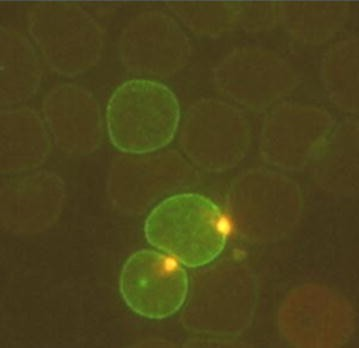
#> input picture Denoising/image1.jpg, 359 x 348 px, found by its file name
$ jupyter execute Denoising_microscope_images_in_Python.ipynb
#> lines starting #> are read from the running program, lines starting #| are printed output that depends on the picture
#Denoising microscope images in Python

We want to extract relevant information from our images — for example, the distribution of mitochondria or nuclei. Ultimately, our goal is to obtain quantitative information from these images. High levels of signal noise are usually not necessary for this purpose; if we can obtain the same information from low-noise images, that would be preferable. So the key question is: how can we effectively clean the images and reduce noise?

Note: digital filters are nothing but a convloution between kernel and your image. Convolution is nothing but a multiplication of two arrays that are different size. A kernel is a small matrix, for ex: 3x3 and our image is much larger matrix. We do this convolution by multiplying these two arrays. Kernel can be a linear filter: like in a Gausiian filter. Other kind of filter in non-linear: one example is medium filter. Non linear filter preserve edges. Non-local means: you can check for more information here: https://scikit-image.org/docs/0.25.x/auto_examples/filters/plot_nonlocal_means.html

[cell 1]
import numpy
from matplotlib import pyplot as plt

def gaussian_kernel(size, size_y=None):
    size = int(size)
    if not size_y:
        size_y = size
    else:
        size_y = int(size_y)
    x, y = numpy.mgrid[-size:size+1, -size_y:size_y+1]
    g = numpy.exp(-(x**2/float(size)+y**2/float(size_y)))
    return g / g.sum()

[cell 2]
gaussian_kernel_array = gaussian_kernel(1)
print(gaussian_kernel_array)
plt.imshow(gaussian_kernel_array, cmap=plt.get_cmap('jet'), interpolation='nearest')
plt.colorbar()
plt.show()
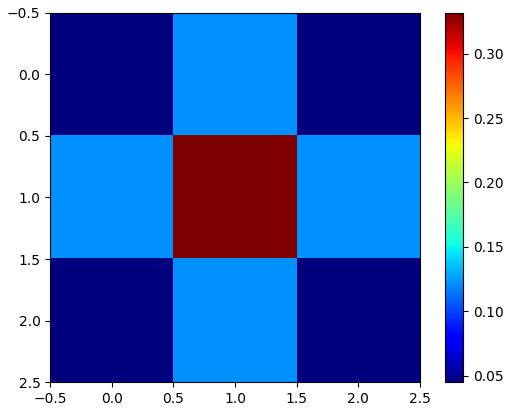
#> figure drawn by matplotlib, 2 panels

When you add up the numbers above they will be equal to 1. That because when you convol an image with a kernel, you dont want to change the energy of the image.

# Denoising filters

[cell 3]
from skimage import img_as_ubyte, img_as_float
from matplotlib import pyplot as plt
from skimage import io
import numpy as np

[cell 4]
img = img_as_float(io.imread("/content/drive/MyDrive/denoising RGB/image1.jpg"))
#Need to convert to float as we will be doing math on the array, super important!!

#Original noisy image

[cell 5]
plt.imshow(img)

#Gaussian Filter

[cell 6]
from scipy import ndimage as nd
gaussian_img = nd.gaussian_filter(img, sigma=3)
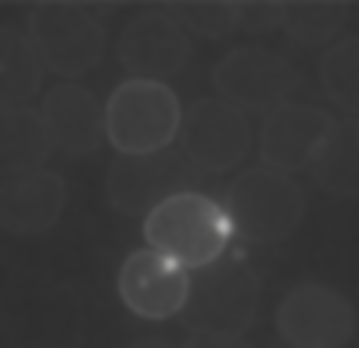
#> gaussian_img: shape (348, 359, 3) float64; mean R, G, B 0.221, 0.22, 0.219
plt.imsave("/content/drive/MyDrive/denoising RGB/gaussian.jpg", gaussian_img)

[cell 7]
plt.imshow(gaussian_img)

Gaussian jpg looks pretty clean but image is very blurred. This is why Gaussian filtering is not used very often. Lets do median filtering.

#Median Filter

[cell 8]
median_img = nd.median_filter(img, size=3)
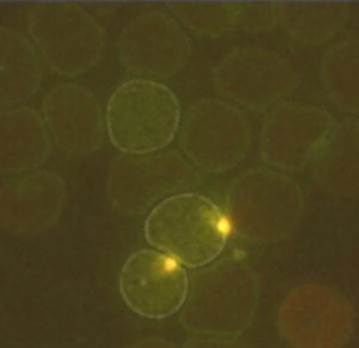
#> median_img: shape (348, 359, 3) float64; mean R, G, B 0.292, 0.257, 0.105
plt.imsave("/content/drive/MyDrive/denoising RGB/median.jpg", median_img)

[cell 9]
plt.imshow(median_img)

As you can see edges are perfectly preserved and image is denoised. Lets now look at non local means filter

# Non Local Means Filter

[cell 10]
from skimage.restoration import denoise_nl_means, estimate_sigma
import numpy as np

[cell 11]
# Estimate noise
sigma_est = np.mean(estimate_sigma(img, channel_axis=-1))
#> sigma_est = 0.00114

# Parameters for NL-Means
patch_kw = dict(patch_size=5,
                patch_distance=3,
                channel_axis=-1)  # updated

# Denoise image
nlm = denoise_nl_means(img, h=0.1 * sigma_est, fast_mode=False,
                               **patch_kw)

### normally fast_mode=False, we sometimes use True, it saves a lot of time

# Convert to 8-bit if needed
nlm_8bit = img_as_ubyte(nlm)
#> nlm_8bit is the input picture: shape (348, 359, 3); mean R, G, B 74.7, 67.6, 25.9


# Save the image
plt.imsave("/content/drive/MyDrive/denoising RGB/NLM.jpg", nlm)
# Show the denoised image
plt.imshow(nlm)

[cell 12]
# Try stronger denoising
nlm = denoise_nl_means(img, h=0.1, fast_mode=False, **patch_kw)

plt.figure(figsize=(12,6))
plt.subplot(1,2,1)
plt.imshow(img)
plt.title("Original")
plt.axis("off")

plt.subplot(1,2,2)
plt.imshow(nlm)
plt.title("Denoised")
plt.axis("off")
plt.show()
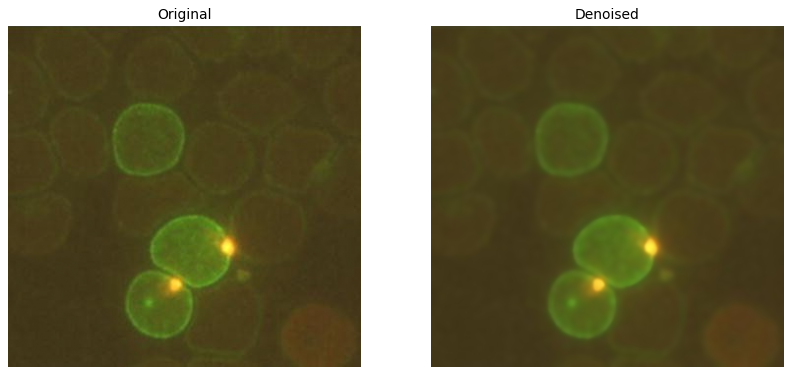
#> figure drawn by matplotlib, 2 panels
